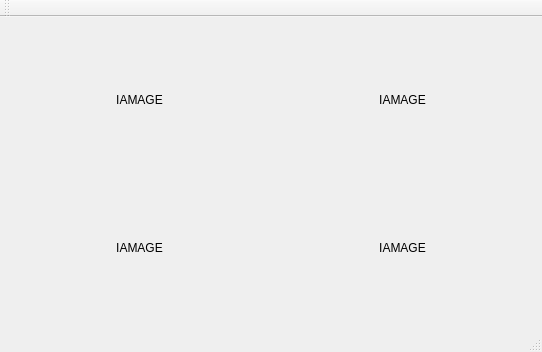
<?xml version="1.0" encoding="UTF-8"?>
<ui version="4.0">
 <class>MainWindow</class>
 <widget class="QMainWindow" name="MainWindow">
  <property name="geometry">
   <rect>
    <x>0</x>
    <y>0</y>
    <width>542</width>
    <height>352</height>
   </rect>
  </property>
  <property name="windowTitle">
   <string>MainWindow</string>
  </property>
  <widget class="QWidget" name="centralWidget">
   <layout class="QGridLayout" name="gridLayout">
    <item row="0" column="0">
     <widget class="QLabel" name="label">
      <property name="text">
       <string>IAMAGE</string>
      </property>
      <property name="alignment">
       <set>Qt::AlignCenter</set>
      </property>
     </widget>
    </item>
    <item row="0" column="1">
     <widget class="QLabel" name="label_2">
      <property name="text">
       <string>IAMAGE</string>
      </property>
      <property name="alignment">
       <set>Qt::AlignCenter</set>
      </property>
     </widget>
    </item>
    <item row="1" column="0">
     <widget class="QLabel" name="label_3">
      <property name="text">
       <string>IAMAGE</string>
      </property>
      <property name="alignment">
       <set>Qt::AlignCenter</set>
      </property>
     </widget>
    </item>
    <item row="1" column="1">
     <widget class="QLabel" name="label_4">
      <property name="text">
       <string>IAMAGE</string>
      </property>
      <property name="alignment">
       <set>Qt::AlignCenter</set>
      </property>
     </widget>
    </item>
   </layout>
  </widget>
  <widget class="QMenuBar" name="menuBar">
   <property name="geometry">
    <rect>
     <x>0</x>
     <y>0</y>
     <width>542</width>
     <height>20</height>
    </rect>
   </property>
  </widget>
  <widget class="QToolBar" name="mainToolBar">
   <attribute name="toolBarArea">
    <enum>TopToolBarArea</enum>
   </attribute>
   <attribute name="toolBarBreak">
    <bool>false</bool>
   </attribute>
  </widget>
  <widget class="QStatusBar" name="statusBar"/>
 </widget>
 <layoutdefault spacing="6" margin="11"/>
 <resources/>
 <connections/>
</ui>
